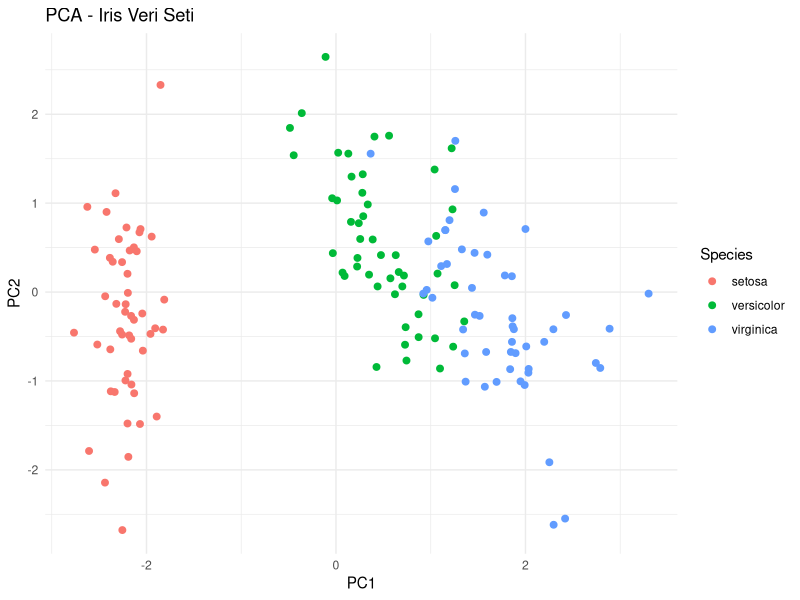

The R script that drew this image:
# options:
#-hangi degiskenin c??kt?? oldugu
#- (gerekli mi bilmiyorum: verinin olceklendirilmesi, nmerkezilestirilmesi vs) center = TRUE/FALSE, scale. = TRUE/FALSE
# 


library(ggplot2)
library(datasets)

# Iris veri setini kullan
data(iris)
head(iris
     )
pca_model <- prcomp(iris[, 1:4], center = TRUE, scale. = TRUE)

pca_data <- data.frame(Species = iris$Species, 
                       pca_model$x[, 1:2])

ggplot(pca_data, aes(PC1, PC2, color = Species)) +
  geom_point(size = 2) +
  labs(title = "PCA - Iris Veri Seti", 
       x = "PC1", y = "PC2") +
  theme_minimal()
